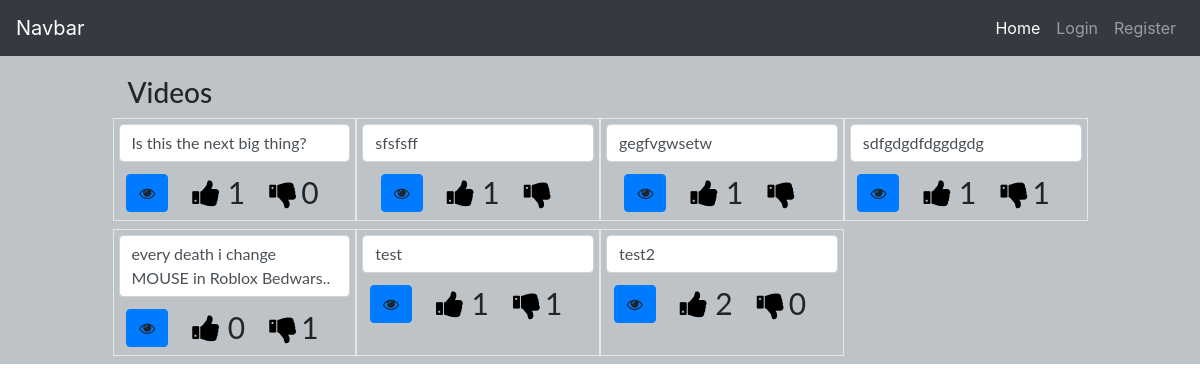
Before: / with the older database file.
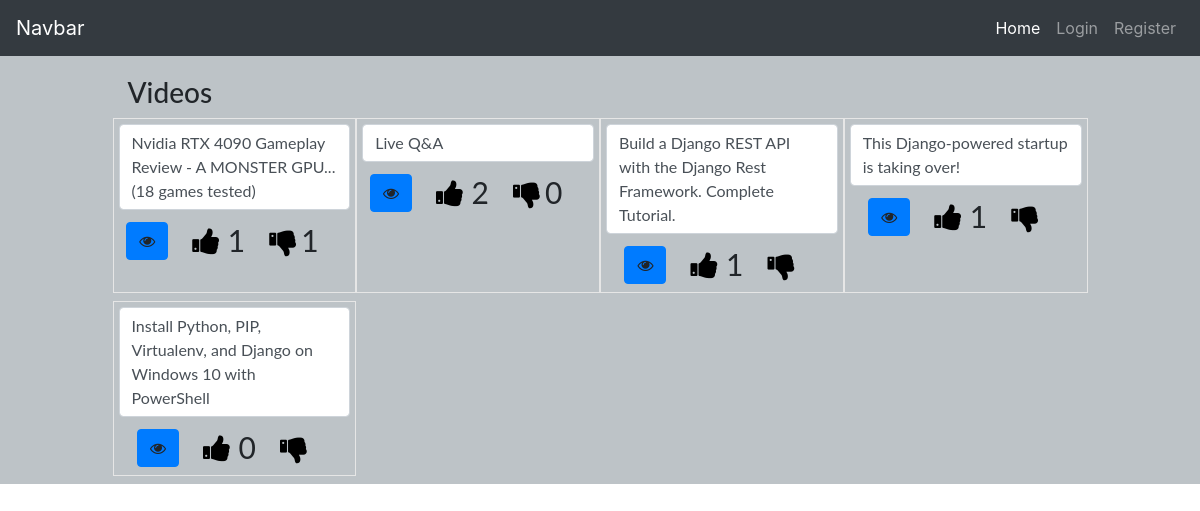
After: the same page with the newer database file.
### video/models.py (models this page shows, shortened)
class Video(models.Model):
    title = models.CharField(max_length=255, unique=True)
    url = models.URLField(max_length = 255)
    added_by = models.ForeignKey(User, on_delete=models.CASCADE)
    created_at = models.DateTimeField(auto_now_add = True)
    embded_video = EmbedVideoField(null = True, blank = True)
    def get_total_likes(self):
        return self.like.user.count()
    def get_total_dislikes(self):
        return self.dislike.user.count()

class Like(models.Model):
    video = models.OneToOneField(Video, related_name="like", on_delete=models.CASCADE)
    user = models.ManyToManyField(User, related_name="liked_user",)

class Dislike(models.Model):
    video = models.OneToOneField(Video, related_name="dislike", on_delete=models.CASCADE)
    user = models.ManyToManyField(User, related_name="disliked_user",)

### video_sharing_platform/views.py (the view)
# urls.py: path('', index, name="homepage"),
def index(request):
    video_queryset = Video.objects.all()
    return render(request, "list.html", context={"videos":video_queryset})

### users/models.py (called while the page is built)
    def __str__(self):
        return self.email

### templates/list.html (shortened to what this page needs)
{% extends 'base.html' %}
{% load embed_video_tags %}
{% block content %}
<body>
    <div class="container-fluid pb-video-container">
        <div class="col-md-10 offset-md-1">
            <h3 class="text-xs-center">Videos</h3>
            <div class="row pb-row ">
                {% for video in videos %}
                <div class="col-md-3 pb-video mb-2">
                    <label class="form-control label-warning text-xs-center">{{ video.title }}</label>
                    <div class="d-flex justify-content-center">
                        <div class="details-div mt-1 mr-4">
                            <a type="submit" class="btn btn-primary" data-toggle="modal" data-target="#videodetails_{{video.id}}"><i class="fa fa-eye" aria-hidden="true"></i></a>
                        </div>
                        <div class="like-div mr-4">
                            {% if request.user in video.like.user.all %}
                            <a name="{{ video.id }}_like" vid-modal-id="{{video.id}}" data-url="{% url 'video:like_video' video.id %}" style="font-size:30px;color: blue;" class="liking" id="co"><i class="fa fa-thumbs-up" aria-hidden="true"></i>
                            </a>
                            <span class="like-no" style="font-size:30px;"> {{ video.like.user.count }} </span>
                            {% else %}
                            <a name="{{ video.id }}_like" vid-modal-id="{{video.id}}" data-url="{% url 'video:like_video' video.id %}" style="font-size:30px;color: black;" class="liking" id="co"><i class="fa fa-thumbs-up" aria-hidden="true"></i>
                            </a>
                            <span class="like-no" style="font-size:30px;"> {{ video.like.user.count }} </span>
                        {% endif %}
                        </div>
                        <div class="dislike-div mr-4">
                            {% if request.user in video.dislike.user.all %}
                            <a name="{{ video.id }}_dislike" vid-modal-id="{{video.id}}" data-url="{% url 'video:dislike_video' video.id %}" style="font-size:30px;color: blue;" class="disliking" id="co-1"><i class="fa fa-thumbs-down" aria-hidden="true"></i></a>
                            <span class="dislike-no" style="font-size:30px;"> {{ video.dislike.user.count }} </span>
                        {% else %}
                        <a name="{{ video.id }}_dislike" vid-modal-id="{{video.id}}" data-url="{% url 'video:dislike_video' video.id %}" style="font-size:30px;color: black;" class="disliking" id="co-1"><i class="fa fa-thumbs-down" aria-hidden="true"></i></a>
                        <span class="dislike-no" style="font-size:30px;"> {{ video.dislike.user.count }} </span>
                        {% endif %}
                        </div>
                    </div>
                </div>
                {% empty %}
                <h3 >Sorry no video found</h3>
                {% endfor %}
            </div>
        </div>
    </div>
</body>
{% endblock %}

Changed rows visible on the page:
removed Video: title "Is this the next big thing?", like.user.count "1", dislike.user.count "0"
removed Video: title "sfsfsff", like.user.count "1"
removed Video: title "gegfvgwsetw", like.user.count "1"
removed Video: title "sdfgdgdfdggdgdg", like.user.count "1", dislike.user.count "1"
removed Video: title "every death i change MOUSE in Roblox Bedwars..", like.user.count "0", dislike.user.count "1"
removed Video: title "test", like.user.count "1", dislike.user.count "1"
removed Video: title "test2", like.user.count "2", dislike.user.count "0"
added Video: title "Nvidia RTX 4090 Gameplay Review - A MONSTER GPU... (18 games tested)", like.user.count "1", dislike.user.count "1"
added Video: title "Live Q&A", like.user.count "2", dislike.user.count "0"
added Video: title "Build a Django REST API with the Django Rest Framework. Complete Tutorial.", like.user.count "1"
added Video: title "This Django-powered startup is taking over!", like.user.count "1"
added Video: title "Install Python, PIP, Virtualenv, and Django on Windows 10 with PowerShell", like.user.count "0"
